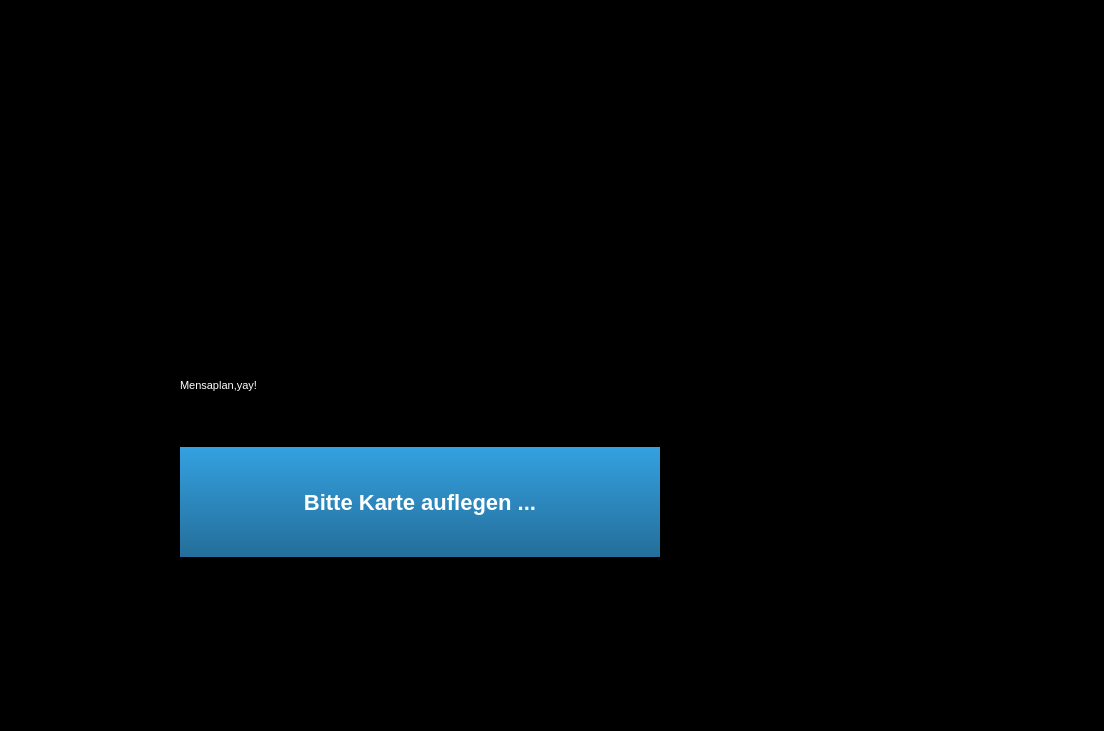
<?xml version="1.0" encoding="UTF-8"?>
<ui version="4.0">
 <class>Screensaver</class>
 <widget class="QDialog" name="Screensaver">
  <property name="windowModality">
   <enum>Qt::NonModal</enum>
  </property>
  <property name="geometry">
   <rect>
    <x>0</x>
    <y>0</y>
    <width>1104</width>
    <height>731</height>
   </rect>
  </property>
  <property name="windowTitle">
   <string>Screensaver</string>
  </property>
  <property name="styleSheet">
   <string notr="true">QDialog 
{
	background-color: black;
}

#logo {
	background-image: url(resource/logo.png);
	background-repeat: no-repeat;
	background-position: center;
}

QLabel#message {
	color: white;
	background-color: qlineargradient(spread:pad, x1:0, y1:0, x2:0, y2:1, stop:0 rgba(52, 161, 224, 255), stop:1 rgba(36, 110, 153, 255));
	border-radius: 1em;
	padding: 1em;
	font-size: 22px;
	font-weight: bold;
}</string>
  </property>
  <property name="modal">
   <bool>true</bool>
  </property>
  <widget class="QFrame" name="frame">
   <property name="geometry">
    <rect>
     <x>170</x>
     <y>320</y>
     <width>500</width>
     <height>247</height>
    </rect>
   </property>
   <property name="sizePolicy">
    <sizepolicy hsizetype="Expanding" vsizetype="Expanding">
     <horstretch>0</horstretch>
     <verstretch>0</verstretch>
    </sizepolicy>
   </property>
   <property name="minimumSize">
    <size>
     <width>500</width>
     <height>0</height>
    </size>
   </property>
   <property name="frameShape">
    <enum>QFrame::Box</enum>
   </property>
   <property name="frameShadow">
    <enum>QFrame::Plain</enum>
   </property>
   <layout class="QVBoxLayout" name="verticalLayout">
    <item>
     <widget class="QLabel" name="mensaLabel">
      <property name="maximumSize">
       <size>
        <width>550</width>
        <height>16777215</height>
       </size>
      </property>
      <property name="palette">
       <palette>
        <active>
         <colorrole role="WindowText">
          <brush brushstyle="SolidPattern">
           <color alpha="255">
            <red>255</red>
            <green>255</green>
            <blue>255</blue>
           </color>
          </brush>
         </colorrole>
         <colorrole role="Button">
          <brush brushstyle="SolidPattern">
           <color alpha="255">
            <red>255</red>
            <green>255</green>
            <blue>255</blue>
           </color>
          </brush>
         </colorrole>
         <colorrole role="Light">
          <brush brushstyle="SolidPattern">
           <color alpha="255">
            <red>255</red>
            <green>255</green>
            <blue>255</blue>
           </color>
          </brush>
         </colorrole>
         <colorrole role="Midlight">
          <brush brushstyle="SolidPattern">
           <color alpha="255">
            <red>255</red>
            <green>255</green>
            <blue>255</blue>
           </color>
          </brush>
         </colorrole>
         <colorrole role="Dark">
          <brush brushstyle="SolidPattern">
           <color alpha="255">
            <red>127</red>
            <green>127</green>
            <blue>127</blue>
           </color>
          </brush>
         </colorrole>
         <colorrole role="Mid">
          <brush brushstyle="SolidPattern">
           <color alpha="255">
            <red>170</red>
            <green>170</green>
            <blue>170</blue>
           </color>
          </brush>
         </colorrole>
         <colorrole role="Text">
          <brush brushstyle="SolidPattern">
           <color alpha="255">
            <red>255</red>
            <green>255</green>
            <blue>255</blue>
           </color>
          </brush>
         </colorrole>
         <colorrole role="BrightText">
          <brush brushstyle="SolidPattern">
           <color alpha="255">
            <red>255</red>
            <green>255</green>
            <blue>255</blue>
           </color>
          </brush>
         </colorrole>
         <colorrole role="ButtonText">
          <brush brushstyle="SolidPattern">
           <color alpha="255">
            <red>0</red>
            <green>0</green>
            <blue>0</blue>
           </color>
          </brush>
         </colorrole>
         <colorrole role="Base">
          <brush brushstyle="SolidPattern">
           <color alpha="255">
            <red>255</red>
            <green>255</green>
            <blue>255</blue>
           </color>
          </brush>
         </colorrole>
         <colorrole role="Window">
          <brush brushstyle="SolidPattern">
           <color alpha="255">
            <red>255</red>
            <green>255</green>
            <blue>255</blue>
           </color>
          </brush>
         </colorrole>
         <colorrole role="Shadow">
          <brush brushstyle="SolidPattern">
           <color alpha="255">
            <red>0</red>
            <green>0</green>
            <blue>0</blue>
           </color>
          </brush>
         </colorrole>
         <colorrole role="AlternateBase">
          <brush brushstyle="SolidPattern">
           <color alpha="255">
            <red>255</red>
            <green>255</green>
            <blue>255</blue>
           </color>
          </brush>
         </colorrole>
         <colorrole role="ToolTipBase">
          <brush brushstyle="SolidPattern">
           <color alpha="255">
            <red>255</red>
            <green>255</green>
            <blue>220</blue>
           </color>
          </brush>
         </colorrole>
         <colorrole role="ToolTipText">
          <brush brushstyle="SolidPattern">
           <color alpha="255">
            <red>0</red>
            <green>0</green>
            <blue>0</blue>
           </color>
          </brush>
         </colorrole>
        </active>
        <inactive>
         <colorrole role="WindowText">
          <brush brushstyle="SolidPattern">
           <color alpha="255">
            <red>255</red>
            <green>255</green>
            <blue>255</blue>
           </color>
          </brush>
         </colorrole>
         <colorrole role="Button">
          <brush brushstyle="SolidPattern">
           <color alpha="255">
            <red>255</red>
            <green>255</green>
            <blue>255</blue>
           </color>
          </brush>
         </colorrole>
         <colorrole role="Light">
          <brush brushstyle="SolidPattern">
           <color alpha="255">
            <red>255</red>
            <green>255</green>
            <blue>255</blue>
           </color>
          </brush>
         </colorrole>
         <colorrole role="Midlight">
          <brush brushstyle="SolidPattern">
           <color alpha="255">
            <red>255</red>
            <green>255</green>
            <blue>255</blue>
           </color>
          </brush>
         </colorrole>
         <colorrole role="Dark">
          <brush brushstyle="SolidPattern">
           <color alpha="255">
            <red>127</red>
            <green>127</green>
            <blue>127</blue>
           </color>
          </brush>
         </colorrole>
         <colorrole role="Mid">
          <brush brushstyle="SolidPattern">
           <color alpha="255">
            <red>170</red>
            <green>170</green>
            <blue>170</blue>
           </color>
          </brush>
         </colorrole>
         <colorrole role="Text">
          <brush brushstyle="SolidPattern">
           <color alpha="255">
            <red>255</red>
            <green>255</green>
            <blue>255</blue>
           </color>
          </brush>
         </colorrole>
         <colorrole role="BrightText">
          <brush brushstyle="SolidPattern">
           <color alpha="255">
            <red>255</red>
            <green>255</green>
            <blue>255</blue>
           </color>
          </brush>
         </colorrole>
         <colorrole role="ButtonText">
          <brush brushstyle="SolidPattern">
           <color alpha="255">
            <red>0</red>
            <green>0</green>
            <blue>0</blue>
           </color>
          </brush>
         </colorrole>
         <colorrole role="Base">
          <brush brushstyle="SolidPattern">
           <color alpha="255">
            <red>255</red>
            <green>255</green>
            <blue>255</blue>
           </color>
          </brush>
         </colorrole>
         <colorrole role="Window">
          <brush brushstyle="SolidPattern">
           <color alpha="255">
            <red>255</red>
            <green>255</green>
            <blue>255</blue>
           </color>
          </brush>
         </colorrole>
         <colorrole role="Shadow">
          <brush brushstyle="SolidPattern">
           <color alpha="255">
            <red>0</red>
            <green>0</green>
            <blue>0</blue>
           </color>
          </brush>
         </colorrole>
         <colorrole role="AlternateBase">
          <brush brushstyle="SolidPattern">
           <color alpha="255">
            <red>255</red>
            <green>255</green>
            <blue>255</blue>
           </color>
          </brush>
         </colorrole>
         <colorrole role="ToolTipBase">
          <brush brushstyle="SolidPattern">
           <color alpha="255">
            <red>255</red>
            <green>255</green>
            <blue>220</blue>
           </color>
          </brush>
         </colorrole>
         <colorrole role="ToolTipText">
          <brush brushstyle="SolidPattern">
           <color alpha="255">
            <red>0</red>
            <green>0</green>
            <blue>0</blue>
           </color>
          </brush>
         </colorrole>
        </inactive>
        <disabled>
         <colorrole role="WindowText">
          <brush brushstyle="SolidPattern">
           <color alpha="255">
            <red>127</red>
            <green>127</green>
            <blue>127</blue>
           </color>
          </brush>
         </colorrole>
         <colorrole role="Button">
          <brush brushstyle="SolidPattern">
           <color alpha="255">
            <red>255</red>
            <green>255</green>
            <blue>255</blue>
           </color>
          </brush>
         </colorrole>
         <colorrole role="Light">
          <brush brushstyle="SolidPattern">
           <color alpha="255">
            <red>255</red>
            <green>255</green>
            <blue>255</blue>
           </color>
          </brush>
         </colorrole>
         <colorrole role="Midlight">
          <brush brushstyle="SolidPattern">
           <color alpha="255">
            <red>255</red>
            <green>255</green>
            <blue>255</blue>
           </color>
          </brush>
         </colorrole>
         <colorrole role="Dark">
          <brush brushstyle="SolidPattern">
           <color alpha="255">
            <red>127</red>
            <green>127</green>
            <blue>127</blue>
           </color>
          </brush>
         </colorrole>
         <colorrole role="Mid">
          <brush brushstyle="SolidPattern">
           <color alpha="255">
            <red>170</red>
            <green>170</green>
            <blue>170</blue>
           </color>
          </brush>
         </colorrole>
         <colorrole role="Text">
          <brush brushstyle="SolidPattern">
           <color alpha="255">
            <red>127</red>
            <green>127</green>
            <blue>127</blue>
           </color>
          </brush>
         </colorrole>
         <colorrole role="BrightText">
          <brush brushstyle="SolidPattern">
           <color alpha="255">
            <red>255</red>
            <green>255</green>
            <blue>255</blue>
           </color>
          </brush>
         </colorrole>
         <colorrole role="ButtonText">
          <brush brushstyle="SolidPattern">
           <color alpha="255">
            <red>127</red>
            <green>127</green>
            <blue>127</blue>
           </color>
          </brush>
         </colorrole>
         <colorrole role="Base">
          <brush brushstyle="SolidPattern">
           <color alpha="255">
            <red>255</red>
            <green>255</green>
            <blue>255</blue>
           </color>
          </brush>
         </colorrole>
         <colorrole role="Window">
          <brush brushstyle="SolidPattern">
           <color alpha="255">
            <red>255</red>
            <green>255</green>
            <blue>255</blue>
           </color>
          </brush>
         </colorrole>
         <colorrole role="Shadow">
          <brush brushstyle="SolidPattern">
           <color alpha="255">
            <red>0</red>
            <green>0</green>
            <blue>0</blue>
           </color>
          </brush>
         </colorrole>
         <colorrole role="AlternateBase">
          <brush brushstyle="SolidPattern">
           <color alpha="255">
            <red>255</red>
            <green>255</green>
            <blue>255</blue>
           </color>
          </brush>
         </colorrole>
         <colorrole role="ToolTipBase">
          <brush brushstyle="SolidPattern">
           <color alpha="255">
            <red>255</red>
            <green>255</green>
            <blue>220</blue>
           </color>
          </brush>
         </colorrole>
         <colorrole role="ToolTipText">
          <brush brushstyle="SolidPattern">
           <color alpha="255">
            <red>0</red>
            <green>0</green>
            <blue>0</blue>
           </color>
          </brush>
         </colorrole>
        </disabled>
       </palette>
      </property>
      <property name="font">
       <font>
        <pointsize>8</pointsize>
       </font>
      </property>
      <property name="text">
       <string>Mensaplan,yay!</string>
      </property>
      <property name="scaledContents">
       <bool>true</bool>
      </property>
     </widget>
    </item>
    <item>
     <widget class="QLabel" name="message">
      <property name="sizePolicy">
       <sizepolicy hsizetype="Preferred" vsizetype="Preferred">
        <horstretch>0</horstretch>
        <verstretch>0</verstretch>
       </sizepolicy>
      </property>
      <property name="minimumSize">
       <size>
        <width>480</width>
        <height>0</height>
       </size>
      </property>
      <property name="text">
       <string>Bitte Karte auflegen ...</string>
      </property>
      <property name="alignment">
       <set>Qt::AlignCenter</set>
      </property>
     </widget>
    </item>
   </layout>
  </widget>
 </widget>
 <resources/>
 <connections/>
</ui>
